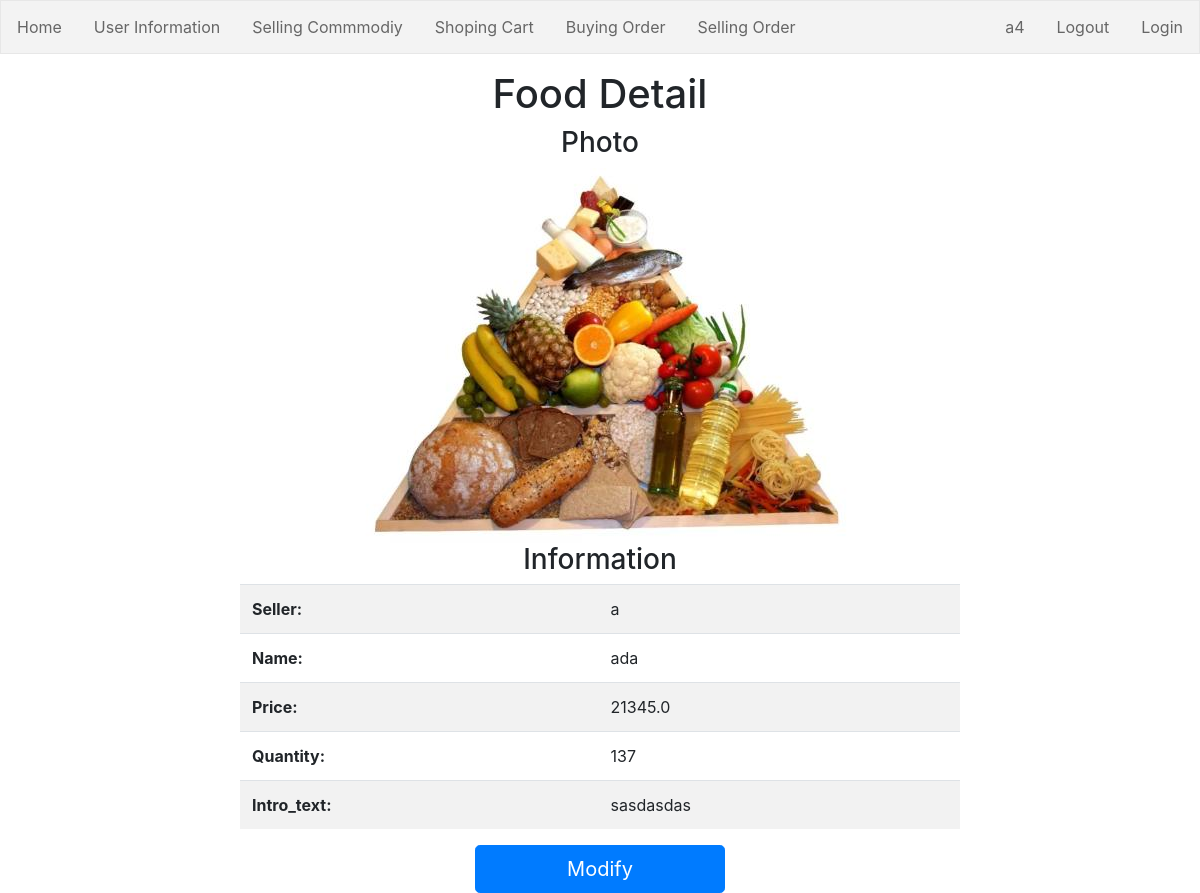
Screenshot of /polls/food_detail/9 (signed in) with the database file from the repository.
### polls/models.py (models this page shows)
class User_info(models.Model):
    img = models.ImageField(upload_to=user_path,default="")
    user_id=models.AutoField(primary_key=True)
    user_name=models.CharField(max_length=100)
    user_password=models.CharField(max_length=100)
    phone_num=models.CharField(max_length=100,default="No")
    address=models.CharField(max_length=100,default="No")

class Food_info(models.Model):
    food_img = models.ImageField(upload_to=food_path,default="")
    upload_user = models.ForeignKey(User_info, on_delete=models.CASCADE)
    food_id=models.AutoField(primary_key=True)
    food_name=models.CharField(max_length=100)
    food_price=models.FloatField(default=0)
    food_quantity=models.IntegerField(default=0)
    food_intro_text=models.CharField(max_length=10000,default="No introduction")

### polls/views.py (the view)
# urls.py: path('food_detail/<int:food_id>',views.food_detail,name="food_detail"),
def food_detail(request,food_id):
    if request.method=='GET':
        food = 0
        try:
            sql_statement="select * from polls_food_info where food_id = %s"
            para_list=[food_id]
            food=execute_sql(sql_statement,para_list)
        except:
            food = Food_info.objects.get(food_id=food_id)
        user_name = request.session.get('user_name', '')
        if not user_name:
            return render(request, 'login.html')
        else:
            login=True
            u_name=User_info.objects.get(user_name=request.session['user_name']).user_name
            context={
                'food':food,
                'user':food.upload_user,
                'login':login,
                'u_name':u_name
            }
            return render(request, 'food_detail.html',context)

### polls/views.py (called while the page is built)
def execute_sql(sql_statement,para_list):
    with connections.cursor() as cursor:
        cursor.execute(sql_statement,para_list)
        return cursor

### polls/templates/food_detail.html (shortened to what this page needs)
{% include "navigation.html"%}
<link rel="stylesheet" href="https://stackpath.bootstrapcdn.com/bootstrap/4.3.1/css/bootstrap.min.css">
<h1 class="text-center">Food Detail</h1>
<head>
</head>
<body>
    {% if food %}
    <div>
        <div align="center">
            <h3 class="text-center">Photo</h3>
            <img src="/static/media/img/{{user.user_id}}/food/{{food.food_id}}pic.jpg">
        </div>
        <div style="width:60%;margin:0 auto">
            <h3 class="text-center">Information</h3>
            <table class="table table-striped">
                <tr scope="row">
                    <th>Seller:</th>
                    <td>{{ food.upload_user.user_name }}</td>
                </tr>
                <tr>
                    <th>Name:</th>
                    <td>{{ food.food_name }}</td>
                </tr>
                <tr>
                    <th>Price:</th>
                    <td>{{ food.food_price }}</td>
                </tr>
                <tr>
                    <th>Quantity:</th>
                    <td>{{ food.food_quantity }}</td>
                </tr>
                <tr>
                    <th>Intro_text:</th>
                    <td>{{ food.food_intro_text }}</td>
                </tr>
            </table>
            <div align="center">
                <a href={% url 'food_modify' food.food_id %} class="btn btn-primary btn-lg" role="button" aria-pressed="true"  style="width:250px;">Modify</a>
            </div>
        </div>
    </div>
</body>
{% else %}
    <p>No polls are available.</p>
{% endif %}

### polls/templates/navigation.html (shortened to what this page needs)
<!DOCTYPE html>
<html>
<head>
</head>
<body>
    <ul>
        <li><a href={% url 'food_index'  %}>Home</a></li>
        <li><a href={% url 'user_detail'  %}>User Information</a></li>
        <li><a href={% url 'detail' %}>Selling Commmodiy</a></li>
        <li><a href={% url 'pre_order' %}>Shoping Cart</a></li>
        <li><a href={% url 'order' %}>Buying Order</a></li>
        <li><a href={% url 'sell_order' %}>Selling Order</a></li>
        {% if login == False %}
        <li style="float:right"><a href={% url 'register'  %}>Register</a></li>
        <li style="float:right"><a href={% url 'login'  %}>Login</a></li>
        {% else %}
        <li style="float:right"><a href={% url 'register'  %}>Login</a></li>
        <li style="float:right"><a href={% url 'login'  %}>Logout</a></li>
        <li style="float:right"><a href={% url 'user_detail'  %}>{{u_name}}</a></li>
        {% endif %}
    </ul>
</body>
</html>

### polls/templates/navigation.html (style rules this page uses)
ul { list-style-type: none; margin: 0; padding: 0; overflow: hidden; border: 1px solid #e7e7e7; background-color: #f3f3f3; }
li { float: left; }
li a { display: block; color: #666; text-align: center; padding: 14px 16px; text-decoration: none; }

### rows the page displays
User_info: user_name "a4"
Food_info: upload_user.user_name "a", food_name "ada", food_price "21345.0", food_quantity "137", food_intro_text "sasdasdas"
